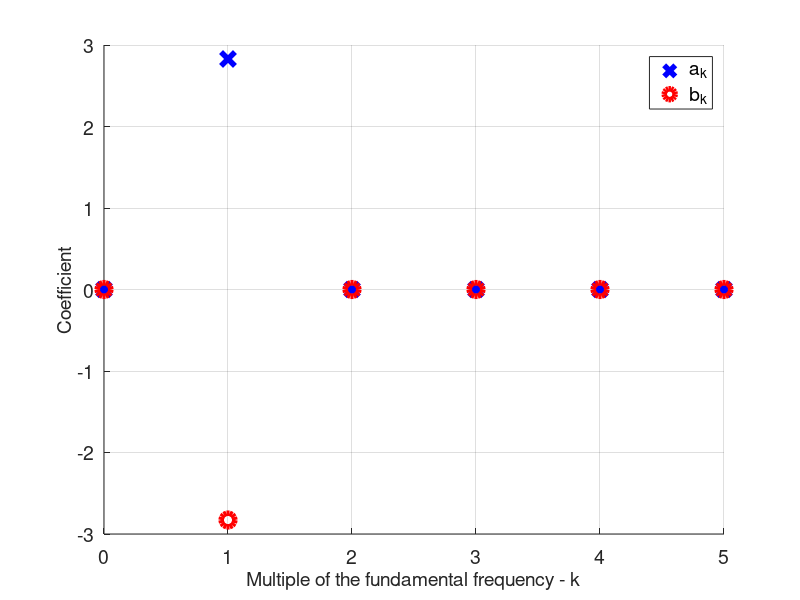

This chart was generated by the following MATLAB code: (Note: this script raises an error after producing the figure.)
clear all
close all
clc
format short eng

n=5; %# of coefficients to find
w0=3; %Frequency of the cosine
T0=(2*pi)/w0; % period that corresponds to w0
x=@(t) 4*cos(w0*t+45*(pi/180));
t0=0;t1=T0;

%iterate through the multiples of the fundamental frequency
for k=0:n;
    %find the weights/coefficients for the cosines
    integrand=@(t) (x(t)).*cos(k.*w0.*t);
    a(k+1)=(2/T0)*integral(integrand,t0,t1);
    
    %find the weights/coefficients for the sines
    integrand=@(t) (x(t)).*sin(k.*w0.*t);
    b(k+1)=(2/T0)*integral(integrand,t0,t1);
end

%plot a_k/b_k over frequency
figure('Renderer', 'painters', 'Position', [391 289 1269 634])
hold on;grid on
plot(0:length(a)-1,a,'bx','LineWidth',4,'MarkerSize',10)
plot(0:length(a)-1,b,'ro','LineWidth',4,'MarkerSize',10)

xlabel('Multiple of the fundamental frequency - k')
ylabel('Coefficient')
legend('a_k','b_k')
set(findall(gcf,'-property','FontSize'),'FontSize',14) 
h=gca; h.MinorGridAlpha=1; h.MinorGridLineStyle='--'; h.GridAlpha=1;

%use a_k/b_k to estimate the original function
t=0:T0/1000:2*T0;
x_hat=(a(1)/2); %DC term

%Can't add the phasor. Move back to the time-domain and add the functions.
%Iterate through the multiple frequencies again
for k=1:n;
    x_hat=x_hat+ a(k+1).*cos(k.*w0.*t)+ b(k+1).*sin(k.*w0.*t);
end

%plot the original function and the estimate
figure('Renderer', 'painters', 'Position', [391 289 1269 634])
hold on;grid on
plot(t,x(t),'ro')
plot(t,x_hat,'LineWidth',3)
xlabel('Time (s)')
legend('x(t)','x\_hat(t)')
set(findall(gcf,'-property','FontSize'),'FontSize',14) 
h=gca; h.MinorGridAlpha=1; h.MinorGridLineStyle='--'; h.GridAlpha=1;



